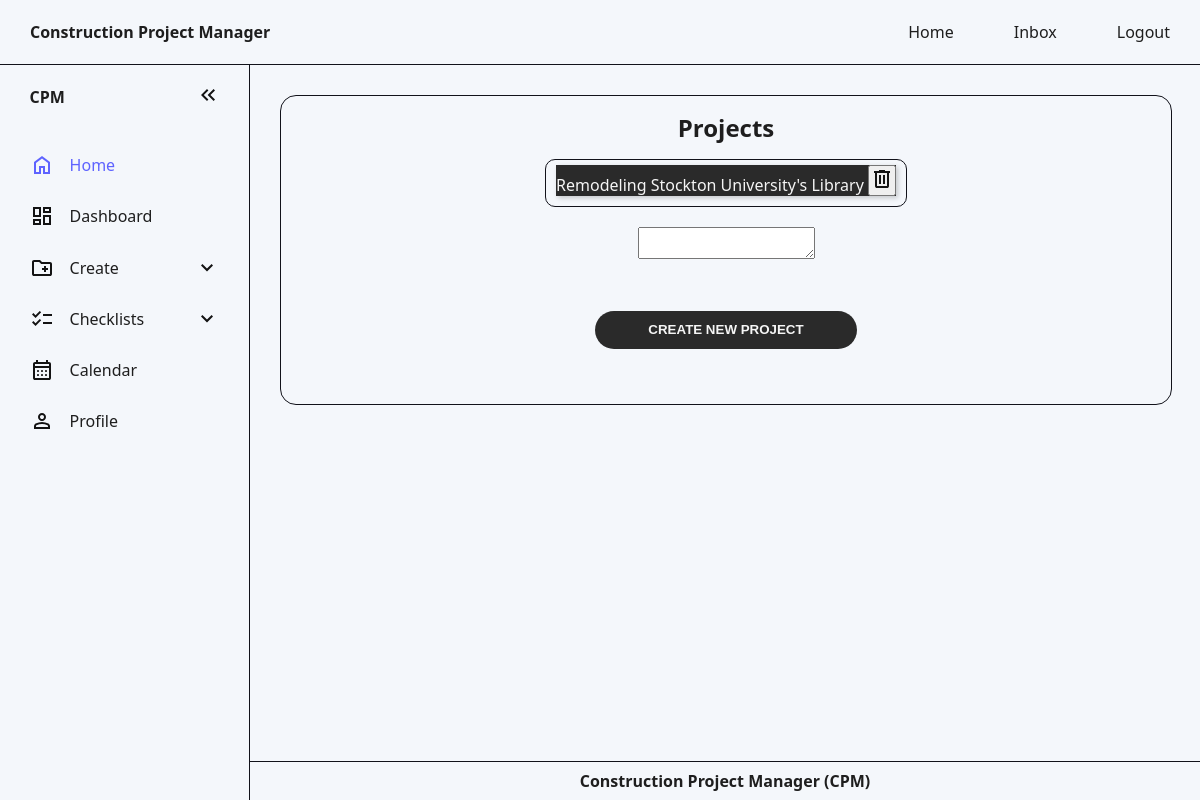
Page / (signed in) on the earlier database version.
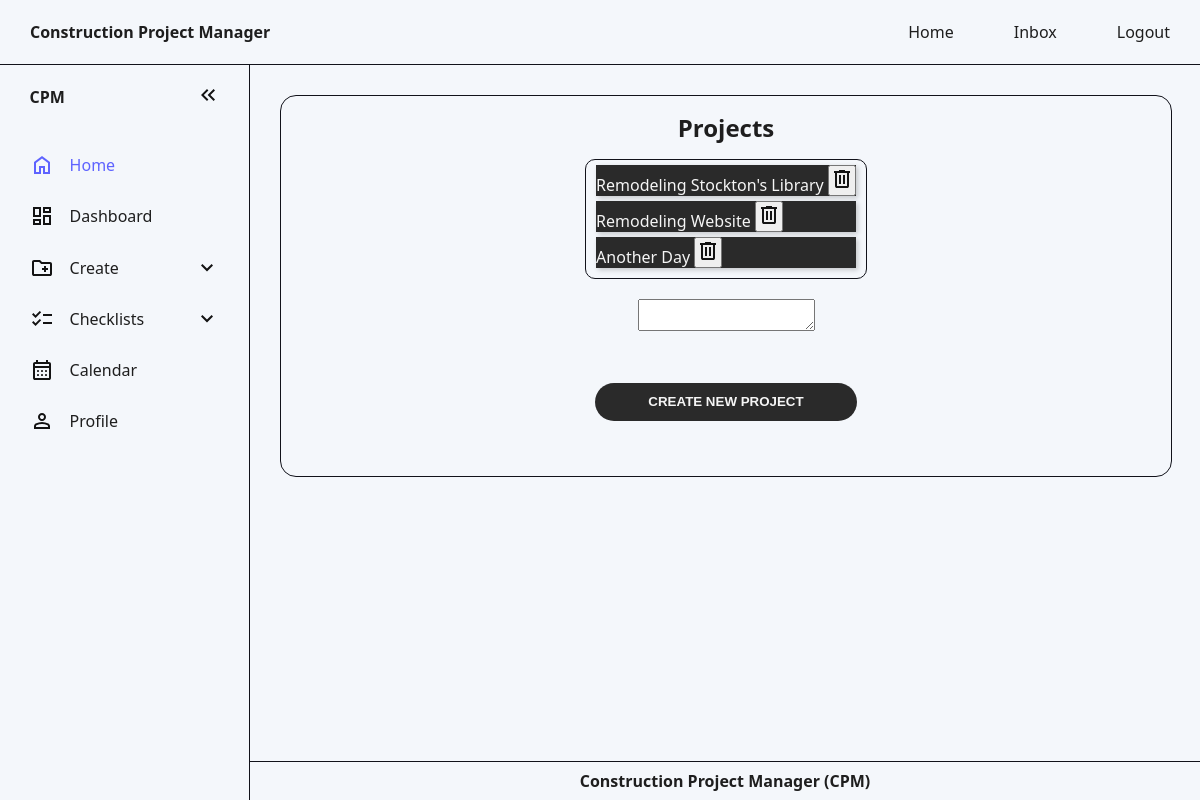
Same page on the later database version.
### website/models.py (models this page shows)
class Project(db.Model): # Database model: An object blueprint/layout that will be stored in the database
    id = db.Column(db.Integer, primary_key=True)
    data = db.Column(db.String(10000))
    date = db.Column(db.DateTime(timezone=True), default=func.now()) # Gets current date and time
    user_id = db.Column(db.Integer, db.ForeignKey('user.id')) # 1-to-many relationship

### website/views.py (the view, shortened to what this page needs)
@views.route('/', methods=['GET', 'POST']) # Main page of website
@login_required
def project():
    return render_template("home.html", user=current_user)

### website/templates/home.html (shortened to what this page needs)
<!DOCTYPE html>
<html lang="en">
  <head>
    <link rel="stylesheet" href="./../static/style.css" />
  </head>
  <body id="main-website-body">
    <nav>
      <ul>
        <li class="nav-title">Construction Project Manager</li>
        {% if user.is_authenticated %}
        <li class="hideOnMobile"><a href="/">Home</a></li>
        <li class="hideOnMobile"><a href="/inbox">Inbox</a></li>
        <li class="hideOnMobile"><a href="/logout">Logout</a></li>
        {% else %}
        <li class="hideOnMobile"><a href="/login">Sign In</a></li>
        <li class="hideOnMobile"><a href="/sign-up">Sign Up</a></li>
        {% endif %}
      </ul>
    </nav>
    <aside id="default-asidebar">
      <ul>
        <li>
          <span class="logo">CPM</span>
          <button onclick="toggleSidebar()" id="toggle-btn">
            <svg
              xmlns="http://www.w3.org/2000/svg"
              viewBox="0 -960 960 960"
              width="24px"
              height="24px"
            >
              <path
                d="M440-240 200-480l240-240 56 56-183 184 183 184-56 56Zm264 0L464-480l240-240 56 56-183 184 183 184-56 56Z"
              />
            </svg>
          </button>
        </li>
        <li class="active">
          <a href="/">
            <svg
              xmlns="http://www.w3.org/2000/svg"
              viewBox="0 -960 960 960"
              width="24px"
              height="24px"
            >
              <path
                d="M240-200h120v-240h240v240h120v-360L480-740 240-560v360Zm-80 80v-480l320-240 320 240v480H520v-240h-80v240H160Zm320-350Z"
              />
            </svg>
            <span>Home</span>
          </a>
        </li>
        <li>
          <a href="#"
            >
            <span>Dashboard</span>
          </a>
        </li>
        <li>
          <button onclick="toggleSubMenu(this)" class="dropdown-btn">
            <span>Create</span>
            <svg
              xmlns="http://www.w3.org/2000/svg"
              viewBox="0 -960 960 960"
              width="24px"
              height="24px"
            >
              <path d="M480-344 240-584l56-56 184 184 184-184 56 56-240 240Z" />
            </svg>
          </button>
        </li>
        <li>
          <button onclick="toggleSubMenu(this)" class="dropdown-btn">
            <svg
              xmlns="http://www.w3.org/2000/svg"
              viewBox="0 -960 960 960"
              width="24px"
              height="24px"
            >
              <path
                d="M222-200 80-342l56-56 85 85 170-170 56 57-225 226Zm0-320L80-662l56-56 85 85 170-170 56 57-225 226Zm298 240v-80h360v80H520Zm0-320v-80h360v80H520Z"
              />
            </svg>
            <span>Checklists</span>
            <svg
              xmlns="http://www.w3.org/2000/svg"
              viewBox="0 -960 960 960"
              width="24px"
              height="24px"
            >
              <path d="M480-344 240-584l56-56 184 184 184-184 56 56-240 240Z" />
            </svg>
          </button>
        </li>
        <li>
          <a href="calendar.html"
            >
            <span>Calendar</span></a
          >
        </li>
        <li>
          <a href="#"
            >
            <span>Profile</span></a
          >
        </li>
      </ul>
    </aside>
    <main>
      <section class="main-content-section" id="project-section">
        <h2>Projects</h2>
        <ul>
          {% for project in user.projects %}
          <li>
            {{ project.data }}
            <button
              type="button"
              class="close"
              onClick="deleteProject('{{ project.id }}')"
            >
              <span aria-hidden="true"
                ><svg
                  xmlns="http://www.w3.org/2000/svg"
                  height="24px"
                  viewBox="0 -960 960 960"
                  width="24px"
                >
                  <path
                    d="M280-120q-33 0-56.5-23.5T200-200v-520h-40v-80h200v-40h240v40h200v80h-40v520q0 33-23.5 56.5T680-120H280Zm400-600H280v520h400v-520ZM360-280h80v-360h-80v360Zm160 0h80v-360h-80v360ZM280-720v520-520Z"
                  />
                </svg>
              </span>
            </button>
          </li>
          {% endfor %}
        </ul>
        <form method="POST">
          <textarea name="project" id="project"></textarea>
          <br />
          <div>
            <button type="submit">Create New Project</button>
          </div>
        </form>
      </section>
    </main>
    <footer>Construction Project Manager (CPM)</footer>
  </body>
</html>

Differences in the rows shown:
removed Project: data "Remodeling Stockton University's Library"
added Project: data "Remodeling Stockton's Library"
added Project: data "Remodeling Website"
added Project: data "Another Day"
